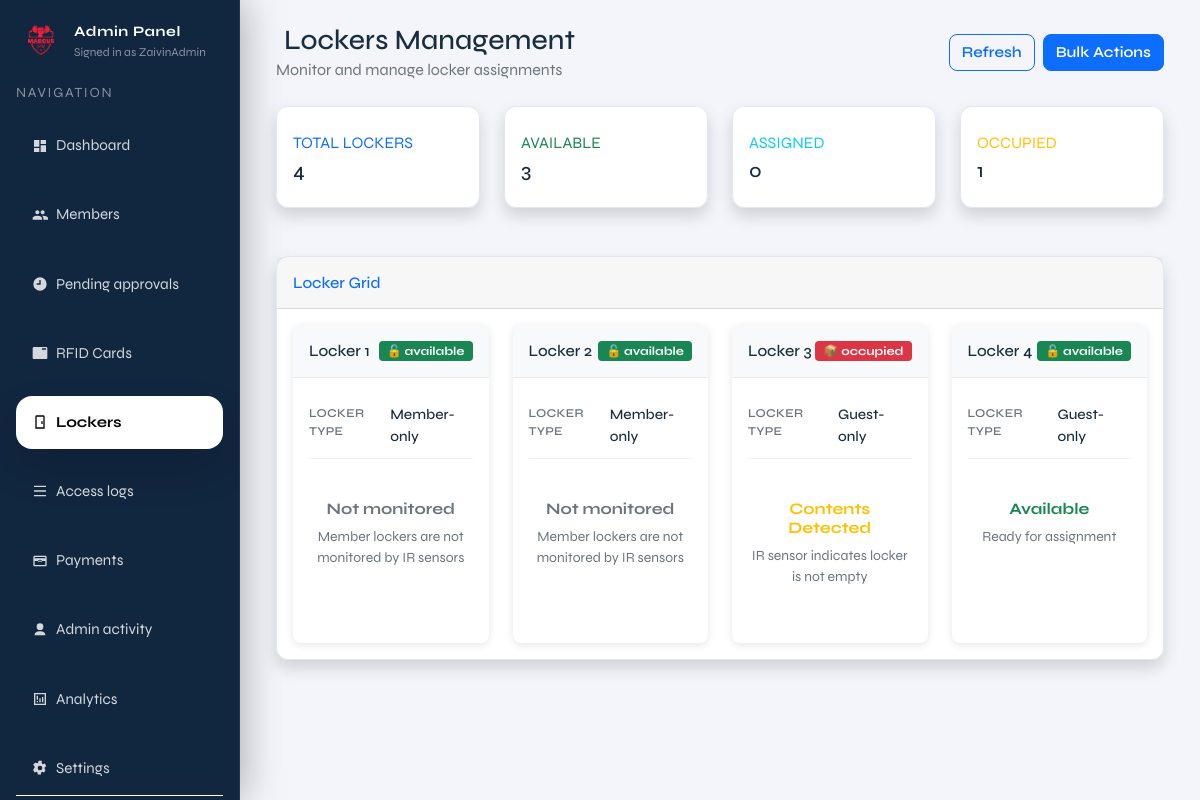
/admin/lockers (signed in), run on an earlier commit of the app's database.
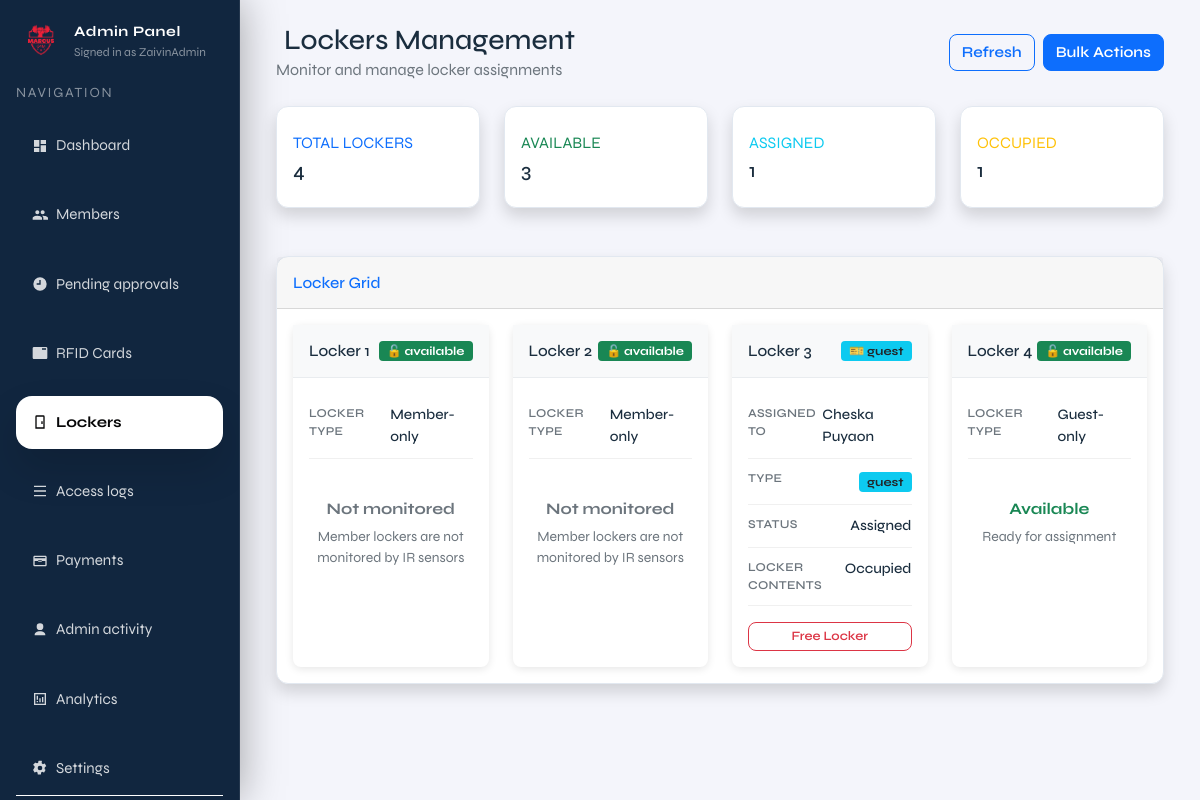
And on a later commit of the database.
### tables this page shows
CREATE TABLE lockers (
              id INTEGER PRIMARY KEY AUTOINCREMENT,
              label TEXT NOT NULL,
              status TEXT NOT NULL DEFAULT 'available'
            );

CREATE TABLE members (
              id INTEGER PRIMARY KEY AUTOINCREMENT,
              full_name TEXT NOT NULL,
              address TEXT,
              contact_number TEXT,
              age INTEGER,
              category TEXT,
              payment_status TEXT NOT NULL DEFAULT 'unpaid',
              paid_at TEXT,
              status TEXT NOT NULL DEFAULT 'pending',
              created_at TEXT NOT NULL DEFAULT (datetime('now'))
            , locker_id INTEGER, fingerprint_uid TEXT, rfid_uid TEXT, expiry_date TEXT, member_type TEXT DEFAULT 'regular');

### admin.py (the view)
@admin_bp.get("/lockers")
def admin_lockers():
    guard = _require_admin()
    if guard is not None:
        return guard
    now_local = datetime.now().strftime("%Y-%m-%d %H:%M:%S")
    with connect() as conn:
        conn.execute(
            """
            UPDATE members
               SET locker_id = NULL
             WHERE member_type = 'guest'
               AND locker_id IS NOT NULL
               AND NOT EXISTS (
                   SELECT 1 FROM guest_rfid_cards grc
                    WHERE grc.guest_id = members.id
                      AND grc.status = 'ACTIVE'
               )
            """,
        )
        conn.execute(
            """
            UPDATE lockers
               SET status = 'available'
             WHERE status = 'occupied'
               AND id NOT IN (SELECT locker_id FROM members WHERE locker_id IS NOT NULL)
            """,
        )
    with connect() as conn:
        lockers_data = conn.execute(
            """
            SELECT
                l.id,
                l.label,
                l.status,
                m.id AS member_id,
                m.full_name,
                m.member_type,
                m.status AS member_status,
                m.payment_status,
                m.expiry_date
            FROM lockers l
            LEFT JOIN members m ON l.id = m.locker_id
                AND (
                    (m.member_type != 'guest' AND m.status = 'approved')
                    OR (m.member_type = 'guest')
                )
            ORDER BY l.id ASC
            """
        ).fetchall()
        lockers = []
        for row in lockers_data:
            locker_type = 'member' if row["id"] in (1, 2) else 'guest'
            locker = {
                "id": row["id"],
                "label": row["label"],
                "status": row["status"],
                "type": locker_type,
                "assigned_to": None
            }
            if row["member_id"]:
                locker["assigned_to"] = {
                    "id": row["member_id"],
                    "name": row["full_name"],
                    "type": row["member_type"],
                    "member_status": row["member_status"],
                    "payment_status": row["payment_status"],
                    "expiry_date": row["expiry_date"]
                }
            lockers.append(locker)
        stats = {
            "total": len(lockers),
            "available": sum(
                1 for l in lockers
                if (l["type"] == "member" and l["assigned_to"] is None)
                or (l["type"] == "guest" and l["assigned_to"] is None and l["status"] == "available")
            ),
            "occupied": sum(
                1 for l in lockers
                if l["type"] == "guest" and l["status"] == "occupied"
            ),
            "assigned": sum(1 for l in lockers if l["assigned_to"] is not None)
        }
    return render_template(
        "admin/pages/admin_lockers.html",
        lockers=lockers,
        stats=stats,
        current_page="lockers",
        admin_username=session.get("admin_username"),
        now=datetime.now(),
    )

### admin.py (called while the page is built)
def _require_admin():
    if not session.get("admin_logged_in"):
        return redirect(url_for("admin.admin_login"))
    return None

@admin_bp.before_request
def _protect_admin_routes():
    if request.endpoint in ("admin.admin_login", "admin.admin_login_submit"):
        return None
    if not session.get("admin_logged_in"):
        return redirect(url_for("admin.admin_login"))

### db.py (called while the page is built, shortened)
def _db_path() -> Path:
    env_path = os.getenv("LOCKER_DB_PATH")
    if env_path:
        return Path(env_path)
    current_dir = Path(__file__).resolve().parent
    candidate_paths = [
        current_dir / "locker.sqlite3",
        current_dir / "locker.db",
        current_dir.parent / "locker.sqlite3",
        current_dir.parent / "locker.db",
    ]
    for path in candidate_paths:
        if path.exists():
            return path
    return current_dir.parent / "locker.sqlite3"

def _database_url() -> Optional[str]:
    return os.getenv("DATABASE_URL") or os.getenv("POSTGRES_URL")

    def _translate_sql(self, sql: str, params: Optional[Iterable[Any]] = None) -> str:
        if not self._is_postgres:
            return sql

### templates/admin/pages/admin_lockers.html (shortened to what the changed rows need)
{% extends "admin/layout/admin.html" %}
{% block admin_content %}
<div class="container-fluid">
  <div class="d-flex justify-content-between align-items-center mb-4">
    <div>
      <h1 class="h3 mb-0 text-gray-800">
        Lockers Management
      </h1>
    </div>
  </div>
  <div class="row mb-4">
    <div class="col-xl-3 col-md-6 mb-4">
      <div class="card border-left-info shadow h-100 py-2">
        <div class="card-body">
          <div class="row no-gutters align-items-center">
            <div class="col mr-2">
              <div class="text-xs font-weight-bold text-info text-uppercase mb-1">
                Assigned</div>
              <div class="h5 mb-0 font-weight-bold text-gray-800">{{ stats.assigned }}</div>
            </div>
          </div>
        </div>
      </div>
    </div>
  </div>
  <div class="card shadow">
    <div class="card-body">
      <div class="locker-grid">
        <div class="row g-4 justify-content-center" id="lockersGrid">
        {% for locker in lockers %}
          <div class="col-6 col-md-4 col-lg-3">
            <div class="card locker-card h-100 {% if locker.assigned_to %}border-primary{% elif locker.status == 'occupied' %}border-warning{% else %}border-success{% endif %}">
              <div class="locker-header d-flex justify-content-between align-items-center">
                <h6 class="mb-0">{{ locker.label }}</h6>
                {% if locker.assigned_to and locker.assigned_to.type == 'member' %}
                  <span class="badge bg-warning text-dark" style="font-size: 0.75rem;">🔒 member</span>
                {% elif locker.assigned_to and locker.assigned_to.type == 'guest' %}
                  <span class="badge bg-info text-dark" style="font-size: 0.75rem;">🎫 guest</span>
                {% elif locker.status == 'occupied' %}
                  <span class="badge bg-danger" style="font-size: 0.75rem;">📦 occupied</span>
                {% else %}
                  <span class="badge bg-success" style="font-size: 0.75rem;">🔓 available</span>
                {% endif %}
              </div>
              <div class="card-body p-3">
                {% if locker.assigned_to %}
                  <div class="locker-info-row">
                    <span class="locker-label">Assigned to</span>
                    <span class="locker-value">{{ locker.assigned_to.name }}</span>
                  </div>
                  <div class="locker-info-row">
                    <span class="locker-label">Type</span>
                    <span>
                      {% if locker.assigned_to.type == 'guest' %}
                        <span class="badge bg-info text-dark" style="font-size: 0.75rem;">guest</span>
                      {% else %}
                        <span class="badge bg-primary" style="font-size: 0.75rem;">member</span>
                      {% endif %}
                    </span>
                  </div>
                  {% if locker.assigned_to.type == 'guest' %}
                  <div class="locker-info-row">
                    <span class="locker-label">Status</span>
                    <span class="locker-value">Assigned</span>
                  </div>
                  {% endif %}
                  <div class="locker-info-row">
                    <span class="locker-label">Locker contents</span>
                    <span class="locker-value">
                      {% if locker.type == 'guest' and locker.status == 'occupied' %}
                        Occupied
                      {% else %}
                        Empty
                      {% endif %}
                    </span>
                  </div>
                  <div class="d-grid gap-2 mt-3">
                    {% if locker.assigned_to.type == 'guest' %}
                      <button type="button" class="btn btn-sm btn-outline-danger" onclick="showDeleteModal('locker', {'locker_id': '{{ locker.label }}', 'name': '{{ locker.assigned_to.name }}'}, function() { fetch('{{ url_for('admin.admin_delete_guest', guest_id=locker.assigned_to.id) }}', { method: 'POST' }).then(r => location.reload()); })">Free Locker</button>
                    {% else %}
                      <button type="button" class="btn btn-sm btn-outline-secondary" disabled>Member Assigned</button>
                    {% endif %}
                  </div>
                {% else %}
                  <div class="locker-info-row">
                    <span class="locker-label">Locker type</span>
                    <span class="locker-value">{% if locker.type == 'member' %}Member-only{% else %}Guest-only{% endif %}</span>
                  </div>
                  <div class="text-center py-4">
                    {% if locker.type == 'guest' %}
                      {% if locker.status == 'occupied' %}
                        <h6 class="text-warning fw-bold mb-2">Contents Detected</h6>
                        <p class="text-muted small mb-3">IR sensor indicates locker is not empty</p>
                      {% else %}
                        <h6 class="text-success fw-bold mb-2">Available</h6>
                        <p class="text-muted small mb-3">Ready for assignment</p>
                      {% endif %}
                    {% else %}
                      <h6 class="text-secondary fw-bold mb-2">Not monitored</h6>
                      <p class="text-muted small mb-3">Member lockers are not monitored by IR sensors</p>
                    {% endif %}
                  </div>
                {% endif %}
              </div>
            </div>
          </div>
        {% endfor %}
      </div>
    </div>
  </div>
</div>
{% endblock %}

What changed in the data, as far as the page shows it:
no longer on this page (row unchanged): lockers: label "Locker 3", status "📦 occupied", shows "LOCKER TYPE", shows "Guest-only"
added members: label "Locker 3", member_type "🎫 guest", assigned_to.name "Cheska Puyaon", shows "Occupied"
Also different on the page:
{{ stats.assigned }}: "0" → "1"
